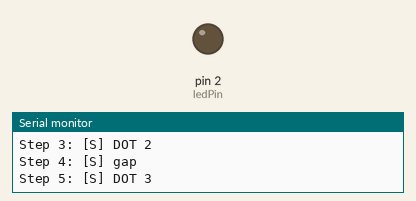
Recording of a sketch running on a simulated Arduino Uno, built with avr-gcc and run on an emulated ATmega328P. On the bench: output pins drawn as LEDs (lit = HIGH), the last lines printed to the serial monitor.

Above: at 2.5 s.
At 15.1 s:
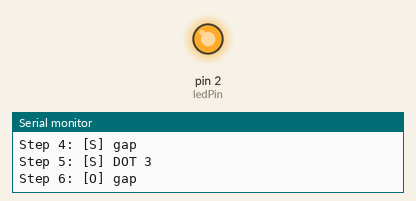
Timing chart, 0 to 15.6 s (numbered marks = the images above):
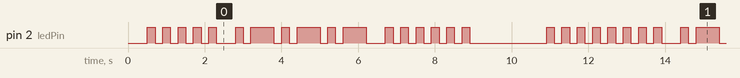

Measured:
- by itself, pin 2 (ledPin): moves between LOW and HIGH, repeating every 11.6 s
- by itself, everything shown: repeats every 11.6 s, in 40 steps

The sketch:

ex03_sos_millis.ino
```cpp
/*
 * 作业3: 使用 millis() 函数控制LED产生SOS闪烁信号
 *
 * SOS摩尔斯电码: 三短(S) 三长(O) 三短(S)
 * - 短闪(DOT):   亮200ms, 灭200ms
 * - 长闪(DASH):  亮600ms, 灭200ms
 * - 字母间隔:    500ms
 * - 单词间隔:    2000ms
 *
 * 完全使用millis()实现，非阻塞式状态机设计
 */

const int ledPin = 2;

// SOS信号时间定义 (单位: 毫秒)
const unsigned long DOT_ON     = 200;   // 短闪-亮
const unsigned long DOT_OFF    = 200;   // 短闪-灭(符号间隔)
const unsigned long DASH_ON    = 600;   // 长闪-亮
const unsigned long DASH_OFF   = 200;   // 长闪-灭(符号间隔)
const unsigned long LETTER_GAP = 500;   // 字母间隔
const unsigned long WORD_GAP   = 2000;  // 单词间隔(SOS结束后)

// 状态机变量
unsigned long previousMillis = 0;
int step = 0;            // 当前执行到第几步 (0~20)
bool ledIsOn = false;

void setup() {
  Serial.begin(115200);
  pinMode(ledPin, OUTPUT);
  digitalWrite(ledPin, LOW);

  Serial.println("====================================");
  Serial.println("Ex03 - SOS Signal with millis()");
  Serial.println("Pattern: ... --- ...  (SOS)");
  Serial.println("====================================");
  delay(500);
}

void loop() {
  unsigned long currentMillis = millis();
  unsigned long waitTime = getWaitTime(step);

  if (currentMillis - previousMillis >= waitTime) {
    previousMillis = currentMillis;

    if (ledIsOn) {
      // 当前是亮的 → 熄灭LED，进入下一步
      digitalWrite(ledPin, LOW);
      ledIsOn = false;
      step++;

      // 打印调试信息
      printStepInfo();

      // SOS完成，重置
      if (step >= 20) {
        Serial.println("\n>>> SOS COMPLETE! Restarting...\n");
        step = 0;
        delay(100); // 小延时避免立即重启
      }
    } else {
      // 当前是灭的 → 点亮LED
      digitalWrite(ledPin, HIGH);
      ledIsOn = true;
    }
  }
}

// 根据当前步骤返回需要等待的时间
unsigned long getWaitTime(int s) {
  if (ledIsOn) {
    // LED正在亮，返回"亮"的时间
    // S的三个短闪: 步骤 0,2,4 (0-based偶数) 和 12,14,16
    // O的三个长闪: 步骤 6,8,10
    if (s == 0 || s == 2 || s == 4 || s == 12 || s == 14 || s == 16) return DOT_ON;
    if (s == 6 || s == 8 || s == 10) return DASH_ON;
  } else {
    // LED正在灭，返回"灭"的时间（含各种间隔）
    // 符号间隔(短闪后/长闪后): 大部分步骤
    // 字母间隔(S完成后/O完成后): 步骤5和11
    // 单词间隔(最后S完成): 步骤17
    if (s == 5 || s == 11) return LETTER_GAP;   // 字母间隔
    if (s == 17) return WORD_GAP;                // 单词间隔
    return DOT_OFF;                               // 默认符号间隔
  }
  return 200;
}

// 打印当前步骤信息
void printStepInfo() {
  Serial.print("Step ");
  Serial.print(step);
  Serial.print(": ");

  // 判断属于哪个字母
  if (step <= 5) {
    Serial.print("[S] ");
  } else if (step <= 11) {
    Serial.print("[O] ");
  } else {
    Serial.print("[S] ");
  }

  // 判断是点还是划
  int flashNum = (step + 1) / 2;
  if (step <= 5) {
    if (step % 2 == 1) { Serial.print("DOT "); Serial.println(flashNum); }
    else { Serial.print("gap"); if (step == 5) Serial.println(" (letter end)"); else Serial.println(); }
  } else if (step <= 11) {
    if (step % 2 == 1) { Serial.print("DASH "); Serial.println(flashNum - 3); }
    else { Serial.print("gap"); if (step == 11) Serial.println(" (letter end)"); else Serial.println(); }
  } else {
    if (step % 2 == 1) { Serial.print("DOT "); Serial.println(flashNum - 6); }
    else { Serial.print("gap"); if (step == 17) Serial.println(" *** WORD END ***"); else Serial.println(); }
  }
}
```
